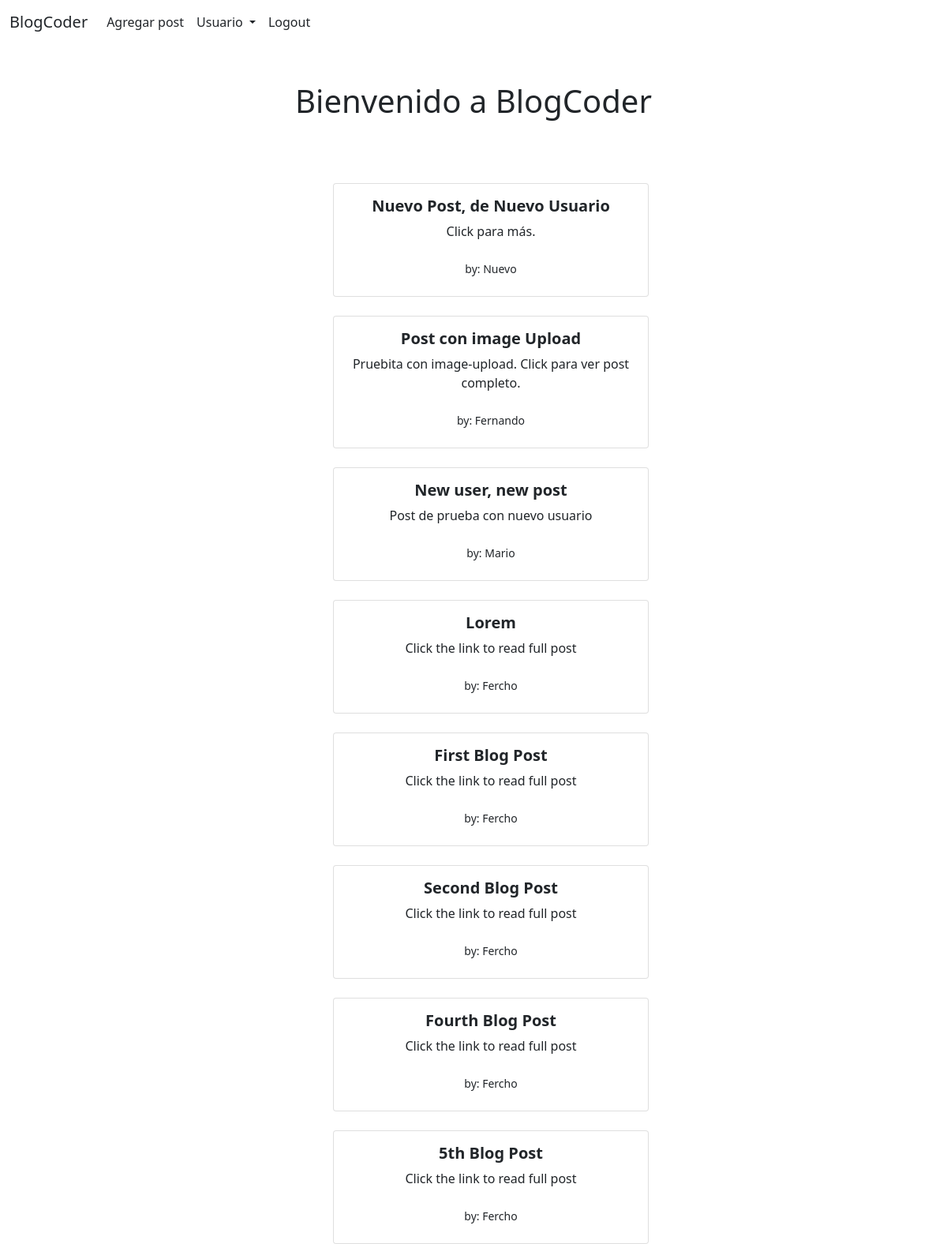
The app's page / (signed in) with its own data.
### Blog/models.py (models this page shows, shortened)
class Post(models.Model):
    title=models.CharField(max_length=255)
    author=models.ForeignKey(User,on_delete=models.CASCADE)
    body = RichTextField(blank=True, null=True)
    pub_date=models.DateField(auto_now_add=True)
    snippet=models.CharField(max_length=255)
    header_image=models.ImageField(null=True,blank=True,upload_to="images/")

### Blog/views.py (the view)
# urls.py: path('', HomeView.as_view(),name="home"),
class HomeView(ListView):
    model=Post
    template_name='home.html'
    ordering= ['-pub_date']

### Blog/templates/home.html (shortened to what this page needs)
{% load static%}
<!DOCTYPE html>
<html lang="en">
<head>
    <link rel="stylesheet" href="https://cdn.jsdelivr.net/npm/bootstrap@5.1.3/dist/css/bootstrap.min.css">
</head>
<body>
    <nav class="navbar navbar-expand-lg bg-white">
        <div class="container-fluid">
            <a class="navbar-brand link-dark" href="{%url 'home'%}">BlogCoder</a>
            <div class="collapse navbar-collapse" id="navbarNav">
                <ul class="navbar-nav mr-auto">
                {% if user.is_authenticated %}
                    <li class="nav-item">
                        <a class="nav-link link-dark" href="{%url 'add_post'%}">Agregar post</a>
                    </li>
                    <li class="nav-item dropdown">
                        <a class="nav-link link-dark dropdown-toggle" href="#" id="navbarDropdownMenuLink" role="button" data-bs-toggle="dropdown" aria-expanded="false">
                          Usuario
                        </a>
                      </li>
                    <li class="nav-item">
                        <a class="nav-link link-dark" href="{% url 'logout' %}">Logout</a>
                    </li>
                {%endif%}
                </ul>
            </div>
        </div>
    </nav><br><br>
<div class="container">
    {% block content %}
    <div class="row text-center">
        <div class="col-lg-3">
        </div>
        <div class="col-lg-6">
            <h1>Bienvenido a BlogCoder</h1></br>
        </div>
    </div>
    <div class="row text-center">
        <div class="col-lg-4"></div>
        <div class="col-lg-6 text-center">
            {% for post in object_list %}</br>
            <div class="card" style="width: 25rem;">
                <div class="card-body">
                  <h5 class="card-title"><strong>{{post.title}}</strong></h5>
                  <p class="card-text">{{post.snippet}}</p>
                  <a href="{% url 'article-detail' post.pk %}" class="btn btn-white stretched-link"><small>by: {{post.author.first_name}}</small></a>
                </div>
              </div>
            {% endfor %}
        </div>
    </div>
    {% endblock %}
</div>
</body>
</html>

### records on screen
Post: title "Nuevo Post, de Nuevo Usuario", snippet "Click para más.", author.first_name "Nuevo"
Post: title "Post con image Upload", snippet "Pruebita con image-upload. Click para ver post completo.", author.first_name "Fernando"
Post: title "New user, new post", snippet "Post de prueba con nuevo usuario", author.first_name "Mario"
Post: title "Lorem", snippet "Click the link to read full post", author.first_name "Fercho"
Post: title "First Blog Post", snippet "Click the link to read full post", author.first_name "Fercho"
Post: title "Second Blog Post", snippet "Click the link to read full post", author.first_name "Fercho"
Post: title "Fourth Blog Post", snippet "Click the link to read full post", author.first_name "Fercho"
Post: title "5th Blog Post", snippet "Click the link to read full post", author.first_name "Fercho"
